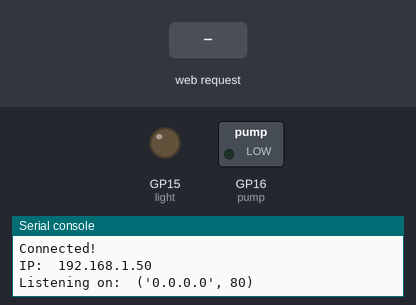
A program run on a simulated Raspberry Pi Pico running MicroPython. Shown: switched loads named in the program (green lamp = pin HIGH), output pins drawn as LEDs (lit = HIGH), the last lines printed to the serial console. Inputs (shaded band) come from the test bench. WiFi joins after 1.5 s.

Above: at 7.2 s.
7.3 s: HTTP request GET /pumpon received
At 7.6 s:
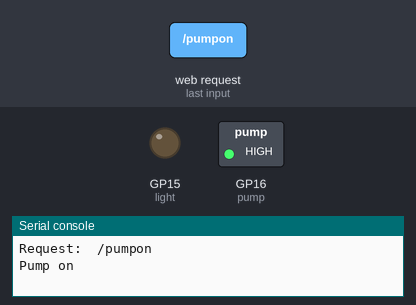
8.8 s: HTTP request GET /lighton received
At 9.9 s:
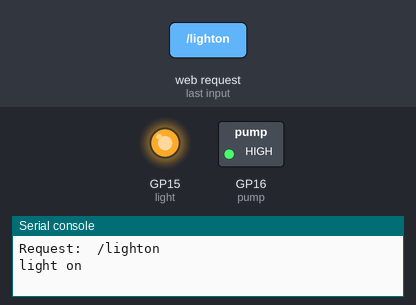
10.3 s: HTTP request GET /pumpoff received
At 11.1 s:
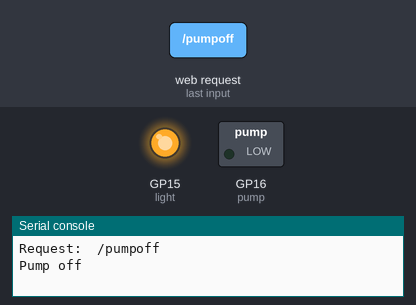
Timing chart, 0 to 13.3 s (numbered marks = the images above; inputs shaded):
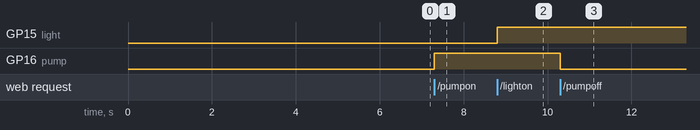

The program:

picoWebServer.py
```python
import network
import socket
import time
import random
from machine import Pin, ADC, I2C
from stemma_soil_sensor import StemmaSoilSensor

SDA_PIN = 4 # GPIO 4
SCL_PIN = 5 # GPIO 5


i2c = I2C(0, sda=Pin(SDA_PIN), scl=Pin(SCL_PIN), freq=400000)

time.sleep(2)
stemma_soil_sensor = StemmaSoilSensor(i2c)
seesaw = stemma_soil_sensor # Data Sheet = ~200 (very dry) to ~2000 (very wet) 1015 = Wet, 331 = Dry
time.sleep(2)

pump = Pin(16, Pin.OUT)
pump.value(0)
pump_state = False

light = Pin(15, Pin.OUT)
light.value(0)
light_state = False

photo_res = ADC(Pin(27))
garden_state = True
garden_state_readable = "Automated"


ssid = "Droid"
password = "password123"

def webpage(pump_state, garden_state, garden_state_readable, moisture):
    if not garden_state:
        manual_mode_html = f'''<br>
    <br>
    <div class="operation-mode" style="justify-content: space-around;">
        <div class="box1">
            <h3>Pump State: {pump_state}</h3>
            <a href="pumpon"><button class="btn">On</button></a>
            <a href="pumpoff"><button class="btn">Off</button></a>
        </div>
        <div class="box2">
            <h3>Grow Light State: {light_state}</h3>
            <a href="lighton"><button class="btn">On</button></a>
            <a href="lightoff"><button class="btn">Off</button></a>
        </div>
    </div>
        '''
    else:
        manual_mode_html = ""

    html = f'''<!DOCTYPE html>
<html lang="en">
<head>
    <meta charset="UTF-8">
    <meta name="viewport" content="width=device-width, initial-scale=1.0">
    <title>Indoor Garden</title>
</head>
<body>
    <br>
    <h1 id="title">Welcome to your Indoor Garden!</h1>
    <br>
    <div class="operation-mode">
        <h3>Current Operation mode: {garden_state_readable}</h3>
        <a href="automated"><button class="btn">Automated</button></a>
        <a href="manual"><button class="btn">Manual</button></a>
        <h2 id="moisture-value">Moisture {moisture}</h2>
    </div>
    <button onclick="loadMoistureValue()"> LOAD MOISTURE </button>

    {manual_mode_html}

</body>

<style>
    :root{{
        --brown: #8D6E63;
        --light-green: #52d656;
        --dark-green: #219c27;
    }}

    .box1{{
        display: inline-block;
        border-color: #388E3C;
        border-width: 2px;
        border-style: double;
        padding: 10px;
        margin-right: 20px;
    }}

    .box2{{
        display: inline-block;
        border-color: #388E3C;
        border-width: 2px;
        border-style: double;
        padding: 10px;
        margin-left: 20px;

    }}

    body{{
        background-color: var(--brown);
    }}

    .operation-mode{{
        background-color: var(--light-green);
        margin-left: 20%;
        margin-right: 20%;
        text-align: center;
        padding: 20px;
        border-color: #9aff9d;
        border-width: 2px;
        border-style: dashed;
    }}

    #title{{
        text-align: center;
        color: whitesmoke;
        text-shadow: 5px 5px 3px #000000;
    }}

    .btn{{
        border-radius: 50%;
        padding: 10px;
        border-color: #388E3C;
        background-color: var(--dark-green)
    }}
</style>
<script>
function loadMoistureValue(){{
    const xhttp = new XMLHttpRequest();
    xhttp.onload = function() {{
        document.getElementById("moisture-value").innerHTML = this.responseText;

    }}
    xhttp.open("GET", "/moisture", true);
    xhttp.send();
}}

</script>
</html>
    '''

    return str(html)


wlan = network.WLAN(network.STA_IF)
wlan.active(True)
wlan.connect(ssid, password)


connection_timeout = 10

while connection_timeout > 0:
    if wlan.status() >= 3:
        break
    connection_timeout -= 1
    print("Attempting to connect to wifi!")
    time.sleep(1)


if wlan.status() != 3:
    raise RuntimeError("Could not connect... :(")
else:
    print("Connected!")
    network_information = wlan.ifconfig()
    print("IP: ", network_information[0])

address = socket.getaddrinfo('0.0.0.0', 80)[0][-1]
s = socket.socket()
s.setsockopt(socket.SOL_SOCKET, socket.SO_REUSEADDR, 1)
s.bind(address)
s.listen()

print("Listening on: ", address)

while True:
    try:
        conn, address = s.accept()
        print("Got connection from: ", address)

        request = str(conn.recv(1024))
        print("Req content: ", request)

        try:
            request = request.split()[1]
            print("Request: ", request)
        except IndexError:
            pass

        if request == "/pumpon":
            pump.value(1)
            print("Pump on")
            pump_state = True

        elif request == "/pumpoff":
            pump.value(0)
            print("Pump off")
            pump_state = False

        elif request == "/lighton":
            light.value(1)
            print("light on")
            light_state = True

        elif request == "/lightoff":
            light.value(0)
            print("light off")
            light_state = False

        elif request == "/automated":
            print("running in automated mode")
            garden_state = True
            garden_state_readable = "Automated"

        elif request == "/manual":
            print("Running in manual mode")
            garden_state = False
            garden_state_readable = "Manual"

        elif request == "/moisture":
            moisture = seesaw.get_moisture()
            temperature = seesaw.get_temp()
            resp = (str(moisture))
            conn.send('HTTP/1.0 200 OK\r\nContent-type: text/html\r\n\r\n')
            conn.send(resp)
            conn.close()


        resp = webpage(pump_state, garden_state, garden_state_readable, 0)
        conn.send('HTTP/1.0 200 OK\r\nContent-type: text/html\r\n\r\n')
        conn.send(resp)
        conn.close()


    except OSError as e:
        conn.close()
        print("Connection closed")
```

Measured:
- after the input at 7.3 s, GP16 (pump): LOW → HIGH at once
- after the input at 8.8 s, GP15 (light): LOW → HIGH at once
- after the input at 10.3 s, GP16 (pump): HIGH → LOW at once
